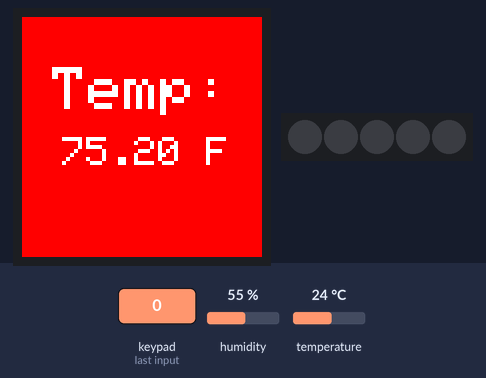
Bench run of a sketch on a simulated Arduino MKR. On the bench: 240×240 colour display, 5 RGB LEDs in strip order, left to right. The test bench sets the inputs (shaded band); at power-on: humidity 55 %, temperature 24 °C. What the sketch prints to the serial monitor is not drawn.

1.5 s: key '0' pressed
Above: at 2.1 s.
Timing chart, 0 to 1.7 s (numbered marks = the images above; inputs shaded):
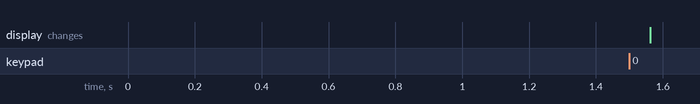

The sketch:

GetToKnowTheKitAct1.ino
```cpp
// (licence header left out)
#include <Arduino_MKRIoTCarrier.h>
MKRIoTCarrier carrier;

float temperature = 0;
float humidity = 0;

void setup() {
  Serial.begin(9600);
  //Wait to open the Serial monitor to start the program and see details on errors


  //Set if it has the Enclosure mounted
  CARRIER_CASE = true;
  //Initialize the IoTSK carrier and output any errors in the serial monitor
  carrier.begin();
}

void loop() {
  // read the sensor values
  temperature = carrier.Env.readTemperature(FAHRENHEIT);
  humidity = carrier.Env.readHumidity();

  //Update touch buttons
  carrier.Buttons.update();

  // print each of the sensor values
  Serial.print("Temperature = ");
  Serial.print(temperature);
  Serial.println(" Â°F");

  Serial.print("Humidity = ");
  Serial.print(humidity);
  Serial.println(" %");

  //function to print out values
  if (carrier.Buttons.onTouchDown(TOUCH0)) {
    printTemperature();
  }

  if (carrier.Buttons.onTouchDown(TOUCH1)) {
    printHumidity();
  }
}


void printTemperature() {
  //configuring display, setting background color, text size and text color
  carrier.display.fillScreen(ST77XX_RED); //red background
  carrier.display.setTextColor(ST77XX_WHITE); //white text
  carrier.display.setTextSize(6); //large sized text

  carrier.display.setCursor(30, 50); //sets position for printing (x and y)
  carrier.display.print("Temp: ");
  carrier.display.setTextSize(4); //decreasing text size
  carrier.display.setCursor(40, 120); //sets new position for printing (x and y)
  carrier.display.print(temperature);
  carrier.display.print(" F");
}

void printHumidity() {
  //configuring display, setting background color, text size and text color
  carrier.display.fillScreen(ST77XX_BLUE); //red background
  carrier.display.setTextColor(ST77XX_WHITE); //white text
  carrier.display.setTextSize(2); //medium sized text

  carrier.display.setCursor(20, 110); //sets position for printing (x and y)
  carrier.display.print("Humi: ");
  carrier.display.print(humidity);
  carrier.display.println(" %");
}
```
